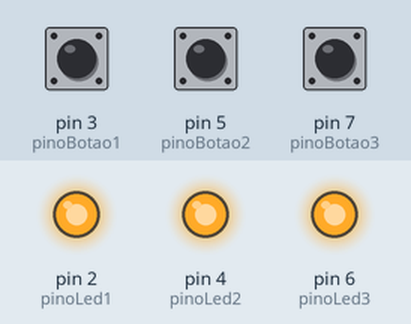
This sketch was run on a simulated Arduino Uno, built with avr-gcc and run on an emulated ATmega328P. On the bench: output pins drawn as LEDs (lit = HIGH). The test bench sets the inputs (shaded band); at power-on: pin 3 (pinoBotao1) LOW, pin 5 (pinoBotao2) LOW, pin 7 (pinoBotao3) LOW.

Above: at 1.2 s.
1.3 s: pin 3 (pinoBotao1) pulled HIGH for 0.15 s
At 1.37 s:
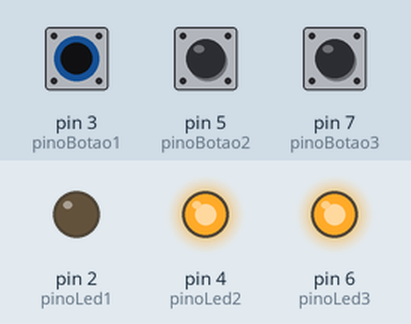
2.9 s: pin 5 (pinoBotao2) pulled HIGH for 0.15 s
At 2.97 s:
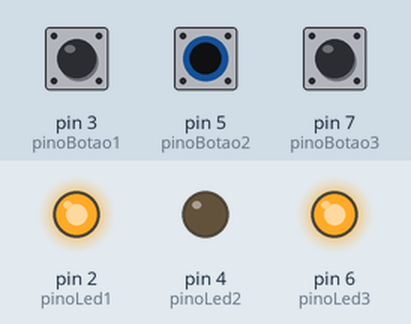
4.5 s: pin 7 (pinoBotao3) pulled HIGH for 0.15 s
At 4.57 s:
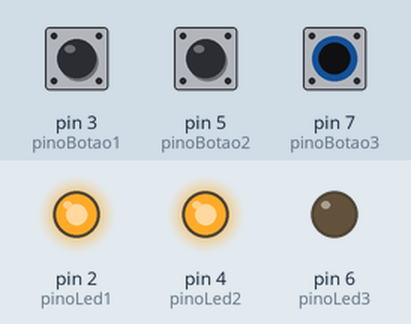
6.1 s: pin 7 (pinoBotao3) pulled HIGH for 3.2 s
At 10.5 s:
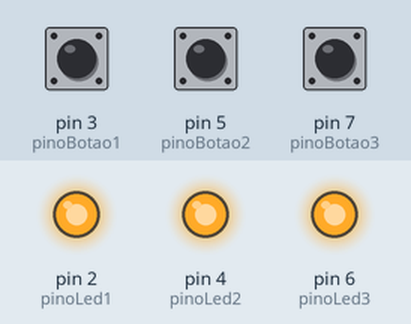
10.8 s: pin 3 (pinoBotao1) pulled HIGH for 3.2 s
At 11.7 s:
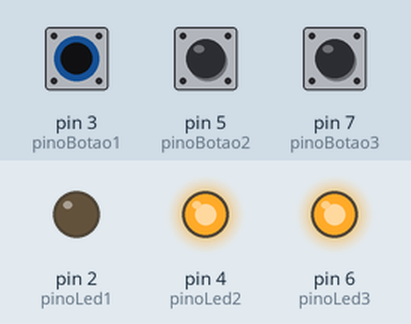
15.5 s: pin 3 (pinoBotao1) driven HIGH and pin 5 (pinoBotao2) driven HIGH
At 16.5 s:
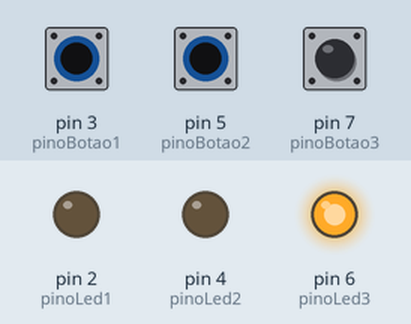
Timing chart, 0 to 18.0 s (numbered marks = the images above; inputs shaded):
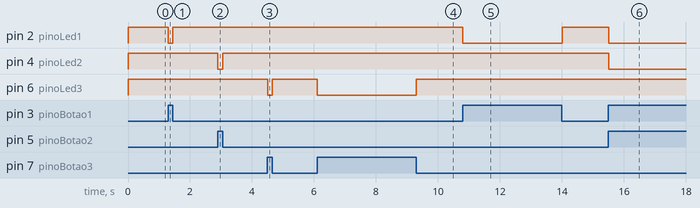

Measured:
- after the input at 1.3 s, pin 2 (pinoLed1): HIGH → LOW at once, → HIGH 0.15 s later
- after the input at 2.9 s, pin 4 (pinoLed2): HIGH → LOW at once, → HIGH 0.15 s later
- after the input at 4.5 s, pin 6 (pinoLed3): HIGH → LOW at once, → HIGH 0.15 s later
- after the input at 6.1 s, pin 6 (pinoLed3): HIGH → LOW at once, → HIGH 3.2 s later
- after the input at 10.8 s, pin 2 (pinoLed1): HIGH → LOW at once, → HIGH 3.2 s later
- after the input at 15.5 s, pin 2 (pinoLed1), pin 4 (pinoLed2): HIGH → LOW at once

The sketch:

projeto_09_3_botoes_3_leds.ino
```cpp
int pinoLed1 = 2;
int pinoBotao1 = 3;
int pinoLed2 = 4;
int pinoBotao2 = 5;
int pinoLed3 = 6;
int pinoBotao3 = 7;

int valorBotao1;
int valorBotao2;
int valorBotao3;

void setup() {
  pinMode(pinoLed1, OUTPUT);
  pinMode(pinoBotao1, INPUT);
  pinMode(pinoLed2, OUTPUT);
  pinMode(pinoBotao2, INPUT);
  pinMode(pinoLed3, OUTPUT);
  pinMode(pinoBotao3, INPUT);
}

void loop(){
  valorBotao1 = digitalRead(pinoBotao1);
  if (valorBotao1 == HIGH) {
    digitalWrite(pinoLed1, LOW);
  } else {
    digitalWrite(pinoLed1, HIGH);
  }

  valorBotao2 = digitalRead(pinoBotao2);
  if (valorBotao2 == HIGH) {
    digitalWrite(pinoLed2, LOW);
  } else {
    digitalWrite(pinoLed2, HIGH);
  }

  valorBotao3 = digitalRead(pinoBotao3);
  if (valorBotao3 == HIGH) {
    digitalWrite(pinoLed3, LOW);
  } else {
    digitalWrite(pinoLed3, HIGH);
  }
}
```
